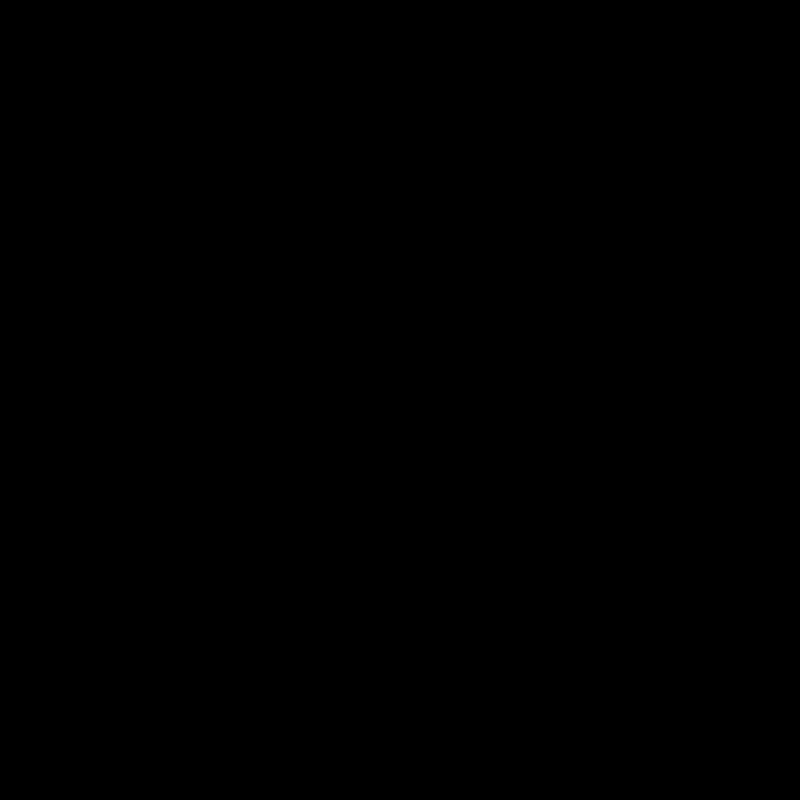
Frame 1 (no input)
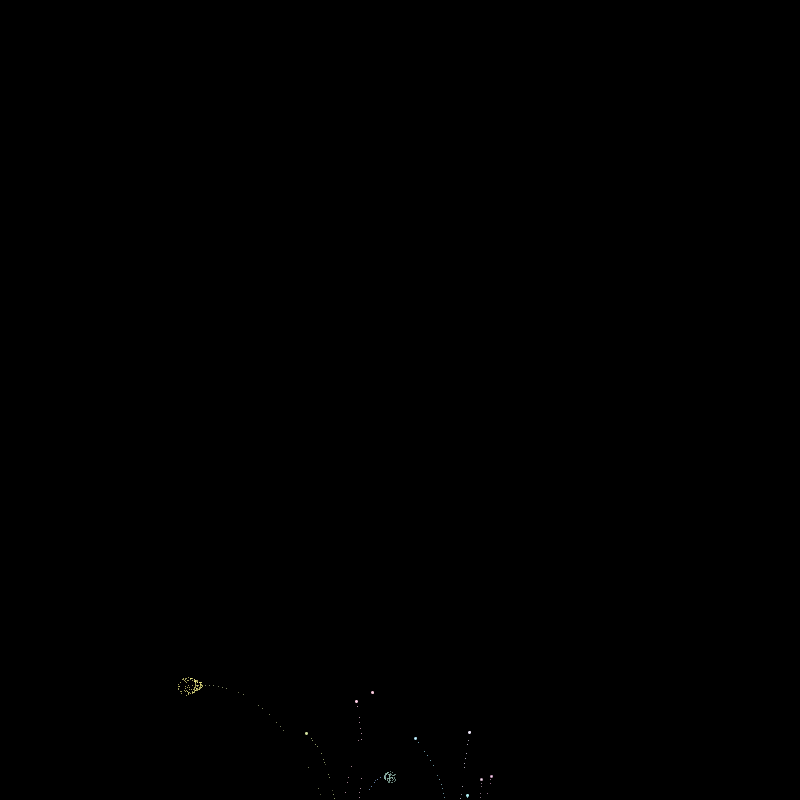
Frame 60 (the mouse pressed at the canvas centre just before this capture)
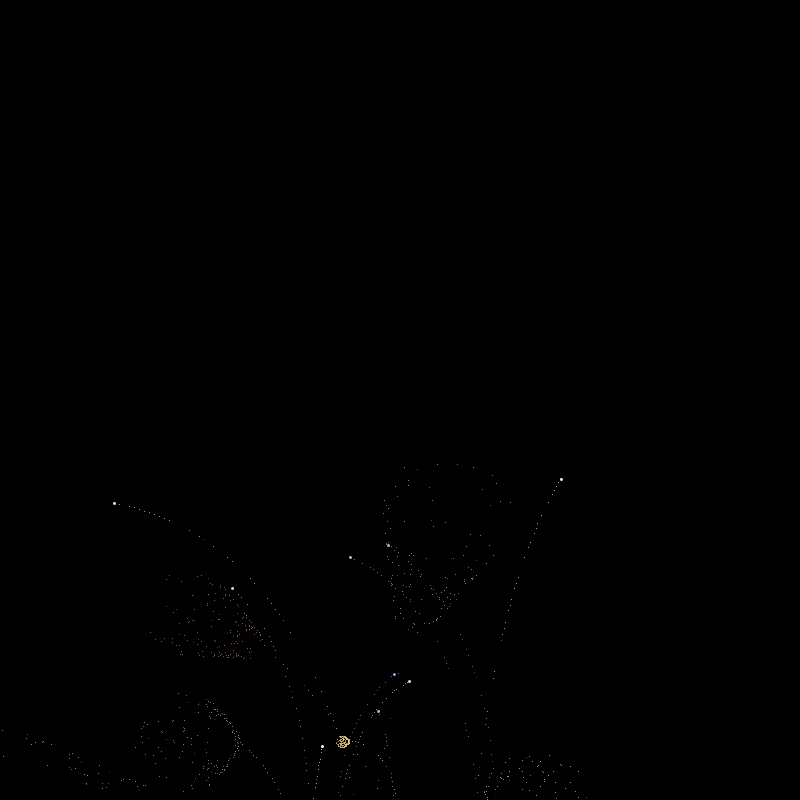
Frame 120 (the mouse held since frame 60 and released just before this capture)

The Processing sketch that drew these frames (run headless with seeded random() and noise(); from frame 60 on, the mouse is pressed at the canvas centre):

// Processing sketch: fw2
// ── fw2.pde
ArrayList<FW> fw = new ArrayList<FW>();
PVector GRAV = new PVector(0, 0.06);
ArrayList<Explosion> expls= new ArrayList<Explosion>();
PGraphics bg;
ArrayList<Particle> particles = new ArrayList<Particle>();
void setup() {
  size(800,800);
  bg = createGraphics(width, height);
}


void draw() {
  background(0);
  //image(bg, 0, 0);
  
  
  if (fw.size() < 10 && random(1) < 0.1) {
   newFw();   
    
  }
  
  
  for (int i = fw.size()-1; i >= 0; i -= 1) {
    FW f = fw.get(i);
    f.applyForce(GRAV);
    f.update();
    f.draw();
    
    if (!f.alive) {
      fw.remove(i);
    }
    
    

  }
  
  for (int i = expls.size()-1; i >= 0; i -=1) {
    Explosion e = expls.get(i);
    e.update();
    e.draw();
    
    if (e.timer <= 0) {
      expls.remove(i);
    }
  }
  
  
  for (int i = particles.size()-1; i >= 0; i -= 1) {
    Particle p = particles.get(i);
    p.update();
    p.draw();
    
    if (!p.alive) {
      particles.remove(i);
    }
  }
  
  //bg.beginDraw();
  //bg.noStroke();
  //bg.fill(0, 15);
  //bg.rect(0, 0, width, height);
  //bg.endDraw();
}


void newFw() {
  FW f = new FW(width / 2 + random(-width/8,width/8), height);
  fw.add(f);
}

// ── Explosion.pde
class Particle {
  PVector pos, vel;
  float timer;
  float maxTimer;
  color c;
  color initC;
  boolean alive = true;
  
  Particle(float x, float y, color c, PVector initialV) {
    this.pos = new PVector(x,y);
    this.vel = initialV.copy().mult(0.5);
    this.timer = floor(random(25,500));
    maxTimer = timer;
    this.c = c;
    this.initC = c;
    
  }
  
  void draw() {
    stroke(c);
    point(pos.x, pos.y);
  }
  
  void update() {
    float cf = timer / maxTimer;
    c = color(red(initC) * cf, green(initC)*cf, blue(initC) * cf);
    timer -= 1;
    pos.add(vel);
    vel.add(GRAV);
    if (timer <= 0) {
      alive =false;
    }
  }
}

class Explosion {
  Particle[] particles;
  //PVector[] sparks;
  //PVector[] vels;
  //int[] times;
  int timer;
  color c;


  Explosion(float x, float y, int sparks, PVector initialV) {
    particles = new Particle[sparks];
    PVector iv = initialV.copy().mult(0.5);
    c = color(random(128,255), random(128,255), random(128,255));
    timer = floor(random(100,200));
    for (int i = 0; i < particles.length; i += 1) {
      particles[i] = new Particle(x,y,c,PVector.add(iv, PVector.random2D()).mult(random(1,3)));
      
    }
    //this.sparks = new PVector[sparks];
    //this.vels = new PVector[sparks];
    //this.times = new int[sparks];
    //
    //for (int i = 0; i < sparks; i += 1) {
    //  this.sparks[i] = new PVector(x, y);
    //  this.vels[i] = PVector.add(iv, PVector.random2D()).mult(random(1,2));
    //  times[i] = floor(random(25, 100));
    //  //this.sparks.add(new PVector(x,y));
    //  //this.vels.add(PVector.random2D());
    //}
    //
    
    
  }

  void draw() {
    stroke(c);
    for (int i = particles.length-1; i >= 0; i -= 1) {
      if (particles[i].alive) {
        particles[i].draw();
        //PVector p = sparks[i];
        //point(p.x, p.y);
      }
    }
  }


  void update() {
    timer -= 1;
    for (int i = particles.length-1; i >= 0; i -= 1) {
      if (particles[i].alive) {
        particles[i].update();
      } else {
        
      }
    }
  }
}

// ── FQW.pde
class FW {
  PVector pos, lastPos, acc, vel;
  int timer;
  int sparks;
  boolean alive = true;
  float fuel;
  float thrust;
  float wobble;
  float thrustAngle = 0;
  color c;

  FW(float x, float y) {
    pos = new PVector(x, y);
    lastPos = pos.copy();
    acc = new PVector();
    vel = new PVector();

    applyForce(new PVector(random(-1, 1), random(-3, -6)));
    sparks = floor(random(100, 200));
    fuel = random(1, 10);
    thrust = random(0.1, 0.3);
    timer = floor(random(30, 200));
    wobble = random(-1, 1);
    if (random(1) < 0.1) {
      thrustAngle = radians(random(-15, 15));
    } else if (random(1) < 0.1) {
      thrustAngle = radians(random(-90, 90));
    }
    c = color(random(128, 255), random(128, 255), random(128, 255));
  }

  void update() {
    if (fuel > 0 ) {
      PVector a = PVector.fromAngle(vel.heading() + thrustAngle);
      a.x += random(1) * wobble;
      a.mult(thrust);
      fuel -= pow(thrust, 2);
      applyForce(a);
    }
    vel.add(acc);
    vel.limit(thrust*20);
    acc.mult(0);
    lastPos.set(pos);
    pos.add(vel);
    if (pos.x < 0 || pos.x > width || pos.y > height + 20) {
      alive =false;
    }

    if (vel.y > 0 || timer < 0) {
      alive = false;
      expls.add(new Explosion(pos.x, pos.y, sparks, vel));
    }
    timer -= 1;
    if (random(1) < 0.5) {
      particles.add(new Particle(pos.x, pos.y, c, PVector.mult(vel, 0.1)));
    }
  }


  void applyForce(PVector f) {
    acc.add(f);
  }


  void draw() {
    if (alive) {
      stroke(c);
      ellipse(pos.x, pos.y, 2, 2);

      //bg.beginDraw();
      //bg.stroke(c);
      //bg.line(lastPos.x, lastPos.y, pos.x, pos.y);
      //bg.endDraw();
    }
  }
}
